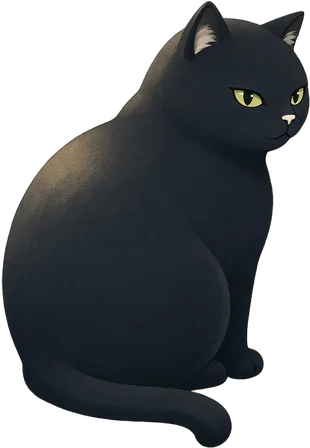
#> input picture assets/cats/bellatrix-sit.webp, 310 x 448 px
$ python dechecker.py assets/cats/bellatrix-sit.webp
#> lines starting #> are read from the running program, lines starting #| are printed output that depends on the picture; after the words box and inside, x2 and y2 are one past the last pixel; in counts of white or black regions, pixels touching at a corner belong together
#!/usr/bin/env python3
"""מסיר דמקת שקיפות שנצרבה לתוך הפיקסלים.

הגנרטור צרב את משבצות הרקע השקוף כפיקסלים אמיתיים באזור חלק של התמונה.
החתימה היא גל ריבועי במחזור קבוע: ההפרש מול היסט של חצי מחזור גדול,
ומול היסט של מחזור שלם אפסי. את האזור שמסומן כך מחליפים בגרסה
מטושטשת בדיוק ברוחב המחזור — בשטח חלק זה מבטל את הגל ולא מוחק פרטים.
"""
import sys
import numpy as np
from PIL import Image, ImageFilter


def period_of(g):
    """המחזור הוא זה שבו ההיסט של חצי מחזור הכי שונה וההיסט המלא הכי דומה.
    מינימום של ההפרש לבדו בוחר תמיד את ההיסט הקטן ביותר, כי רוב התמונה
    חלקה — זה מה שהחזיר 6 במקום 20."""
    def d(k):
        return np.abs(g[:, :-k].astype(np.int16) - g[:, k:].astype(np.int16)).mean()
    best, bs = None, -1e9
    for p in range(8, 41, 2):
        s = d(p // 2) - d(p)
        if s > bs:
            bs, best = s, p
    return best


def fix(path, out):
#> called with path = 'assets/cats/bellatrix-sit.webp', out = 'assets/cats/bellatrix-sit.webp'
    im = Image.open(path).convert('RGBA')
#> im is the input picture: PIL image 310x448 RGBA; mean R, G, B, A 23.6, 27, 30.1, 158
    a = np.asarray(im)
    g = a[:, :, 1].astype(np.int16)
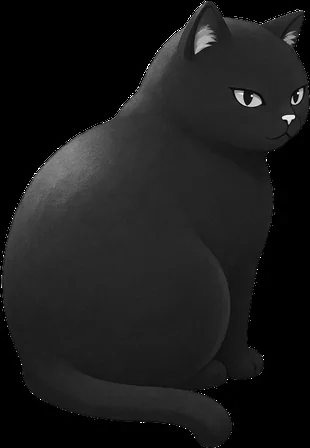
#> g: shape (448, 310) int16; min 0, max 255, mean 27
    p = period_of(g)
#> p = 8
    h = p // 2
#> h = 4
    H, W = g.shape
#> H = 448; W = 310
    half = np.zeros_like(g); half[:, :W - h] = np.abs(g[:, :W - h] - g[:, h:])
#> after `half[:, :W - h] = np.abs(g[:, :W - h] - g[:, h:])`:
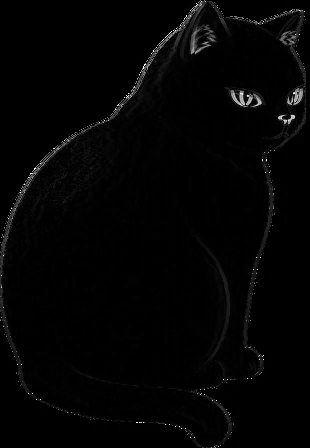
#> half: shape (448, 310) int16; min 0, max 255, mean 3.8
    full = np.zeros_like(g); full[:, :W - p] = np.abs(g[:, :W - p] - g[:, p:])
#> after `full[:, :W - p] = np.abs(g[:, :W - p] - g[:, p:])`:
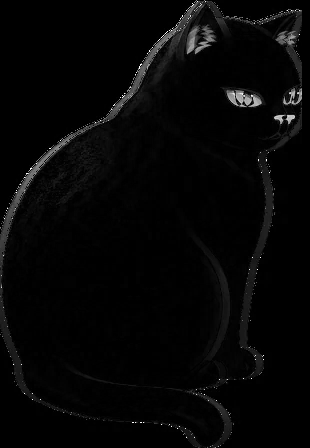
#> full: shape (448, 310) int16; min 0, max 255, mean 5.8
    mask = (half > 12) & (full < 5) & (a[:, :, 3] > 120)
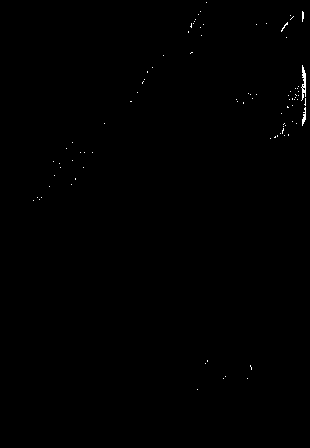
#> mask: shape (448, 310) bool; 0.22% white in thin lines or dots, all inside (x1, y1, x2, y2) = (33, 2, 306, 390)
    if mask.sum() < 500:
        print(f'  {path}: נקי (מחזור {p}, {int(mask.sum())} פיקסלים)')
#|   assets/cats/bellatrix-sit.webp: נקי (מחזור 8, 304 פיקסלים)
        im.save(out); return False

    # הדמקה עומדת במקום "שקוף" — הגנרטור צייר את משבצות הרקע במקום
    # לא לצייר כלום. מיצוע הגל השאיר כתם אפור בהיר בצורת אותו אזור,
    # ולכן מה שנכון הוא למחוק אותו לגמרי: אלפא 0 עם קצה מרוכך.
    m = Image.fromarray((mask * 255).astype('uint8')).filter(ImageFilter.MaxFilter(7))
    m = m.filter(ImageFilter.GaussianBlur(p * 0.35))
    keep = np.asarray(m).astype(np.float32) / 255.0
    out_a = a.copy()
    out_a[:, :, 3] = (a[:, :, 3].astype(np.float32) * (1 - keep)).astype(np.uint8)
    Image.fromarray(out_a, 'RGBA').save(out)
    print(f'  {path}: תוקן (מחזור {p}, {int(mask.sum())} פיקסלים נמחקו)')
    return True


for f in sys.argv[1:]:
    fix(f, f)

$ run again, on assets/cats/cat-umbrella-bellatrix.webp
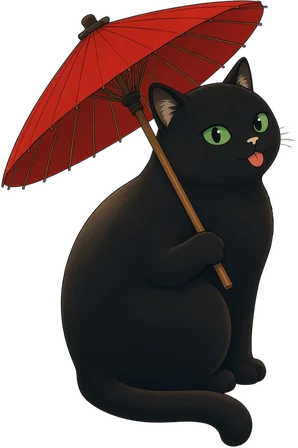
#> input picture assets/cats/cat-umbrella-bellatrix.webp, 298 x 448 px
#> in fix, im is the input picture: PIL image 298x448 RGBA; mean R, G, B, A 36.3, 19.3, 17.6, 150.2
#> p = 8
#> h = 4
#> in fix, `mask = (half > 12) & (full < 5) & (a[:, :, 3] > 120)`:
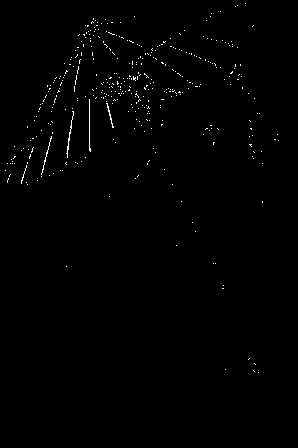
#> mask: shape (448, 298) bool; 0.65% white in thin lines or dots, all inside (x1, y1, x2, y2) = (5, 3, 279, 373)
#> in fix, `out_a[:, :, 3] = (a[:, :, 3].astype(np.float32) * (1 - keep)).astype(n..`:
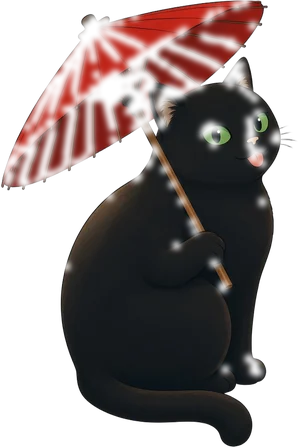
#> out_a: shape (448, 298, 4); mean R, G, B, A 36.3, 19.3, 17.6, 124.8; transparent parts drawn white
#|   assets/cats/cat-umbrella-bellatrix.webp: תוקן (מחזור 8, 865 פיקסלים נמחקו)

$ run again, on assets/cats/cat-umbrella-morgana.webp
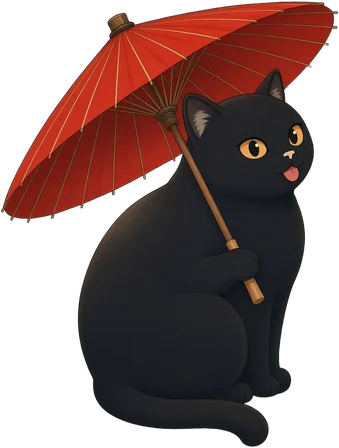
#> input picture assets/cats/cat-umbrella-morgana.webp, 339 x 448 px
#> in fix, im is the input picture: PIL image 339x448 RGBA; mean R, G, B, A 47.7, 23.8, 21.1, 153.6
#> p = 8
#> h = 4
#> in fix, `mask = (half > 12) & (full < 5) & (a[:, :, 3] > 120)`:
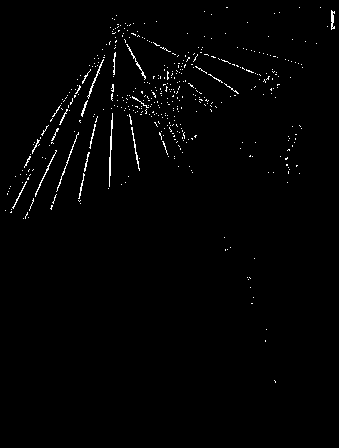
#> mask: shape (448, 339) bool; 1.3% white in thin lines or dots, all inside (x1, y1, x2, y2) = (5, 7, 335, 383)
#> in fix, `out_a[:, :, 3] = (a[:, :, 3].astype(np.float32) * (1 - keep)).astype(n..`:
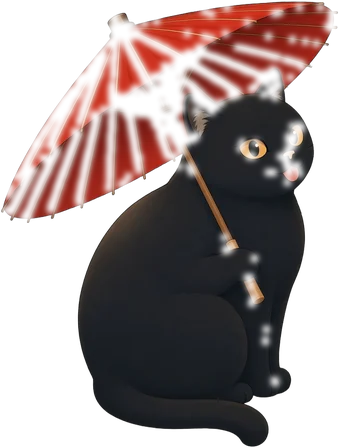
#> out_a: shape (448, 339, 4); mean R, G, B, A 47.7, 23.8, 21.1, 121.8; transparent parts drawn white
#|   assets/cats/cat-umbrella-morgana.webp: תוקן (מחזור 8, 1905 פיקסלים נמחקו)
